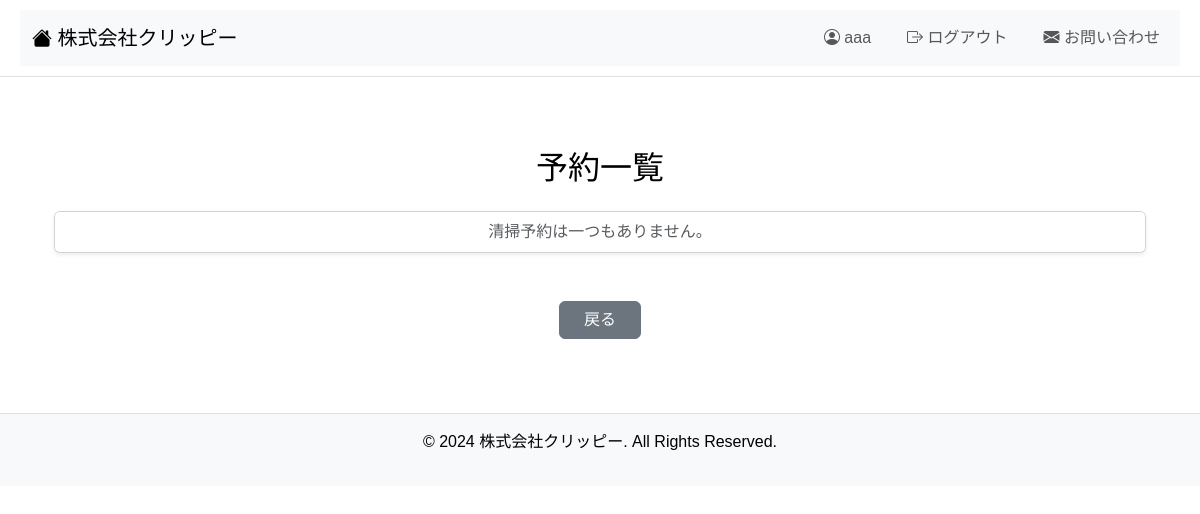
The app's page /reservation/Reservation_list (signed in), older data.
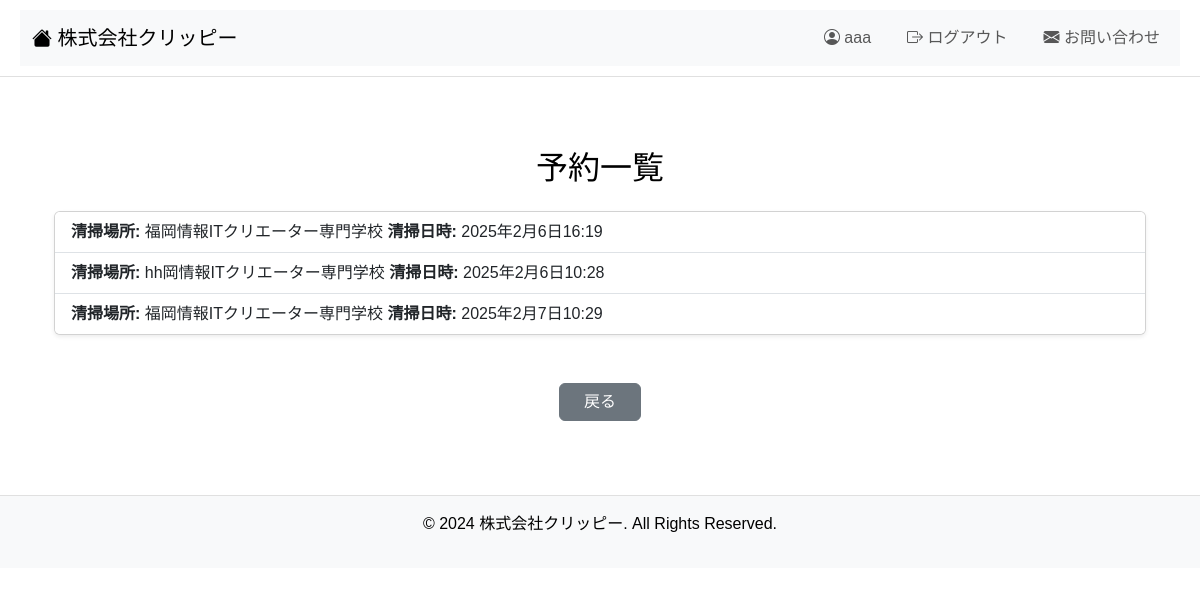
The same page, newer data.
### accounts/models.py (models this page shows, shortened)
class User(AbstractBaseUser, PermissionsMixin):
    ROLE_CHOICES = (
        ('admin', '管理者'),
        ('staff', '従業員'),
        ('customer', '顧客'),
    )
    id = models.UUIDField(primary_key=True, default=uuid.uuid4, editable=False)
    name = models.CharField(max_length=100, verbose_name="名前")
    phone = models.CharField(max_length=12, verbose_name="電話番号")
    email = models.EmailField(unique=True, verbose_name="メールアドレス")
    role = models.CharField(
        max_length=10, choices=ROLE_CHOICES, default='customer', verbose_name="役割"
    )
    is_active = models.BooleanField(default=True, verbose_name="有効なユーザーかどうか")
    is_staff = models.BooleanField(default=False, verbose_name="スタッフユーザーかどうか")
    created_at = models.DateTimeField(auto_now_add=True, verbose_name="作成日時")
    updated_at = models.DateTimeField(auto_now=True, verbose_name="更新日時")
    groups = models.ManyToManyField(
        'auth.Group',
        related_name='custom_user_groups',
        verbose_name="グループ",
        blank=True,
    )
    user_permissions = models.ManyToManyField(
        'auth.Permission',
        related_name='custom_user_permissions',
        verbose_name="ユーザー権限",
        blank=True,
    )
    objects = UserManager()
    USERNAME_FIELD = 'email'
    REQUIRED_FIELDS = ['name', 'phone']

### reservation/models.py (models this page shows, shortened)
class UserReservation(models.Model):
    STATUS_CHOICES = [
        ('active', '許可'),
        ('canceled', 'キャンセル'),
        ('pending_active', '許可待ち'),  # 許可待ち状態を追加
    ]
    user_reservation_id = models.UUIDField(primary_key=True, default=uuid.uuid4, editable=False)
    user = models.ForeignKey(
        settings.AUTH_USER_MODEL,
        on_delete=models.CASCADE,
        related_name="reservations",
        verbose_name="予約したユーザー"
    )
    user_name = models.CharField(max_length=50, validators=[MaxLengthValidator(50)], verbose_name="名前")
    user_phone = models.CharField(max_length=12, validators=[MaxLengthValidator(12)], verbose_name="電話番号")
    user_email = models.EmailField(max_length=50, validators=[MaxLengthValidator(50)], verbose_name="メールアドレス")
    user_address = models.CharField(max_length=50, validators=[MaxLengthValidator(50)], verbose_name="住所")
    user_cleaning_location = models.TextField(max_length=100, validators=[MaxLengthValidator(100)], verbose_name="清掃場所")
    user_cleaning_date = models.DateTimeField(verbose_name="清掃時間")
    user_comments = models.TextField(max_length=300, validators=[MaxLengthValidator(300)], verbose_name="備考欄", blank=True, null=True)
    created_at = models.DateTimeField(auto_now_add=True, verbose_name="作成日時")
    updated_at = models.DateTimeField(auto_now=True, verbose_name="更新日時")
    request_date = models.DateField(auto_now_add=True, verbose_name="予約日")
    approval_date = models.DateField(null=True, blank=True, verbose_name="許可日")
    status = models.CharField(
        max_length=15,  # ステータスの最大文字数を少し大きくしておく
        choices=STATUS_CHOICES,
        default='pending_active',
        verbose_name="ステータス"
    )

### reservation/views.py (the view, shortened to what this page needs)
# urls.py: path("Reservation_list", views.UserReservationListView.as_view(), name="Reservation_list"),
class UserReservationListView(LoginRequiredMixin, View):
    def get(self, request):
        Reservation_list = UserReservation.objects.filter(user=request.user, status='active')
        return render(request, '2userreservationlistscreen.html', {"Reservation_list": Reservation_list})

### reservation/templates/2userreservationlistscreen.html (shortened to what this page needs)
{% extends 'basea.html' %}
{% block content %}
    <div class="container mt-5 mb-5">
        <h2 class="mb-4 text-center">予約一覧</h2>
        <div class="card shadow-sm">
            <ul class="list-group list-group-flush">
                {% for reservation in Reservation_list %}
                    <li class="list-group-item d-flex justify-content-between align-items-center">
                        <a href="{% url 'reservation:Reservation_detail' reservation.user_reservation_id %}" class="text-decoration-none text-dark">
                            <strong>清掃場所:</strong> {{ reservation.user_cleaning_location }}
                            <strong>清掃日時:</strong> {{ reservation.user_cleaning_date }}
                        </a>
                    </li>
                {% empty %}
                    <li class="list-group-item text-center">
                        <span class="text-muted">清掃予約は一つもありません。</span>
                    </li>
                {% endfor %}
            </ul>
        </div>
    </div>
    <div class="text-center mt-4">
        <form action="{% url 'reservation:mainmenu' %}" method="get">
            <button type="submit" class="btn btn-secondary px-4">戻る</button>
        </form>
    </div>
{% endblock %}

### reservation/templates/basea.html (shortened to what this page needs)
<!DOCTYPE html>
<html lang="ja">
<head>
    {% load static %}
    <link href="https://cdn.jsdelivr.net/npm/bootstrap@5.3.0/dist/css/bootstrap.min.css" rel="stylesheet">
    <link href="https://cdn.jsdelivr.net/npm/bootstrap-icons/font/bootstrap-icons.css" rel="stylesheet">
    <link rel="stylesheet" href="{% static 'css/styles.css' %}">
</head>
<body>
    <header>
        <nav class="navbar navbar-expand-lg bg-body-tertiary">
            <div class="container-fluid">
                <a class="navbar-brand" href="#">
                    <i class="bi bi-house-fill"></i> 株式会社クリッピー
                </a>
                <div class="collapse navbar-collapse" id="navbarNavAltMarkup">
                    <ul class="navbar-nav ms-auto">
                        <li class="nav-item">
                            <a class="nav-link">
                                <i class="bi bi-person-circle"></i> {{ request.user.name }}
                            </a>
                        </li>
                        <li class="nav-item">
                            <a class="nav-link" href="{% url 'logout' %}">
                                <i class="bi bi-box-arrow-right"></i> ログアウト
                            </a>
                        </li>
                        <li class="nav-item">
                            <a class="nav-link" href="{% url 'contactus:contactus_create' %}">
                                <i class="bi bi-envelope-fill"></i> お問い合わせ
                            </a>
                        </li>
                    </ul>
                </div>
            </div>
        </nav>
    </header>
    <main class="container my-4">
        {% block content %}
        {% endblock %}
    </main>
    <footer class="text-center py-3 bg-body-tertiary">
        <p>&copy; 2024 株式会社クリッピー. All Rights Reserved.</p>
    </footer>
</body>
</html>

### employeeaccounts/static/css/styles.css (style rules this page uses)
html,body { font-family: Arial, sans-serif; margin: 0; padding: 0; background-color: #fff; color: #000; min-height: 100vh; display: flex; flex-direction: column; overflow-y: auto; }
header { background-color: #fff; color: #000; padding: 10px 20px; border-bottom: 1px solid #e0e0e0; }
header nav ul { list-style: none; padding: 0; margin: 0; display: flex; }
header nav ul li { margin-left: 20px; }
header nav ul li a { color: #000; text-decoration: none; font-weight: bold; }
main { padding-bottom: 50px; margin-bottom: 50px; }
footer { background-color: #fff; color: #000; text-align: center; padding: 10px; border-top: 1px solid #e0e0e0; width: 100%; }

Row changes from the older to the newer data that the page shows:
added UserReservation: user_cleaning_location "福岡情報ITクリエーター専門学校", user_cleaning_date "2025年2月6日16:19"
added UserReservation: user_cleaning_location "hh岡情報ITクリエーター専門学校", user_cleaning_date "2025年2月6日10:28"
added UserReservation: user_cleaning_location "福岡情報ITクリエーター専門学校", user_cleaning_date "2025年2月7日10:29"
Text that changed along with them:
text no longer shown: "清掃予約は一つもありません。"
